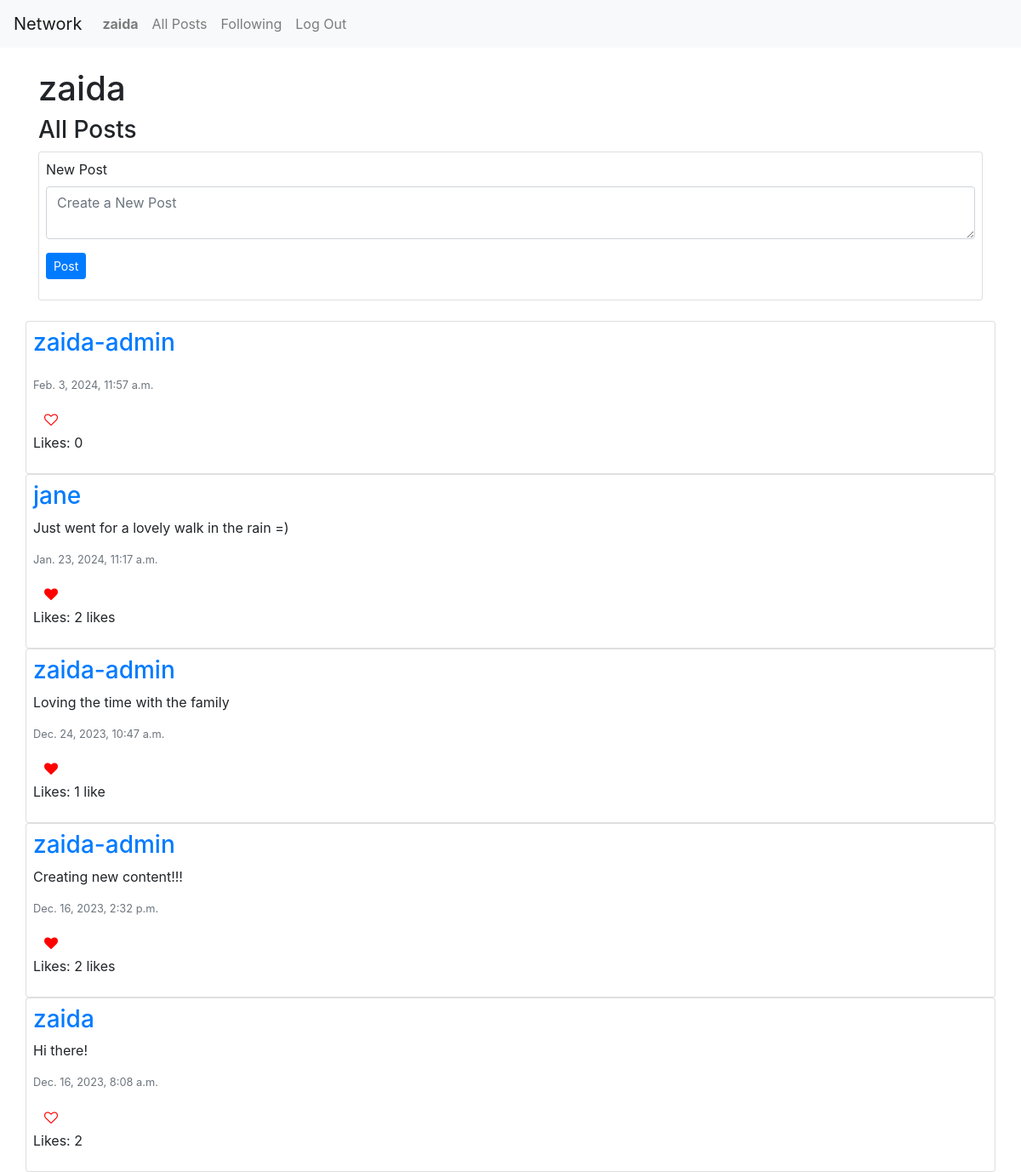
/ (signed in), run on the app's committed database.
### network/models.py (models this page shows, shortened)
class User(AbstractUser):
    pass

class Post(models.Model):
    author= models.ForeignKey("User", on_delete=models.CASCADE, related_name='posts')
    content = models.CharField(max_length=300)
    timestamp = models.DateTimeField(auto_now_add=True)
    like = models.IntegerField(default=0)

### network/views.py (the view)
# urls.py: path("", views.index, name="index"),
def index(request):
    posts = Post.objects.all().order_by('id').reverse()
    paginator = Paginator(posts, 10)
    page_number = request.GET.get('page')
    page_obj = paginator.get_page(page_number)
    allLikes = Like.objects.all()
    postsLiked = []
    try:
        for like in allLikes:
            if like.user.id == request.user.id:
                postsLiked.append(like.post.id)
    except:
        postsLiked = []
    return render(request, "network/index.html", {
        'posts': posts,
        'page_obj': page_obj,
        'postsLiked': postsLiked
    })

### network/templates/network/index.html (shortened to what this page needs)
{% extends "network/layout.html" %} {% load static %} {% block body %}
<div id="title">
  <h1 class="mt-4">{{ request.user.username }}</h1>
  <h3>All Posts</h3>
</div>
{% if user.is_authenticated %}
<div id="compose-view" class="card p-2 mb-4">
  <form id="compose-form" method="post" action="{% url 'compose' %}">
    <div class="form-group">
      <label for="compose-body">New Post</label>
      <textarea
        class="form-control"
        id="compose-body"
        name="compose-body"
        placeholder="Create a New Post"
      ></textarea>
    </div>
    <div class="form-group">
      <input type="submit" class="btn btn-primary btn-sm" value="Post" />
    </div>
  </form>
</div>
{% endif %}
<div id="posts-view">
  <div id="all-posts">
    {% for post in page_obj %}
    <div class="row post card p-2">
      <h3>
        <a href="{% url 'profile' user_id=post.author.id%}">{{post.author}}</a>
      </h3>
      <p id="content_{{ post.id }}">{{ post.content }}</p>
      <p class="text-secondary lh-1 small">{{ post.timestamp }}</p>
      {% if user.is_authenticated %} {% if user == post.user %}
      <div>
        <button
          class="btn btn-primary btn-sm"
          data-toggle="modal"
          data-target="#modal_edit_{{ post.id }}"
        >
          Edit
        </button>
      </div>
      <p class="mt-2">
        <span class="like_count">Likes: {{ post.like }} </span>
        {% if post.like == 1 %} like {% else %} likes {% endif %}
      </p>
      <div
        class="modal fade"
        tabindex="-1"
        role="dialog"
        id="modal_edit_{{ post.id }}"
        aria-labelledby="modal_edit_{{ post.id }}_label"
      >
        <div class="modal-dialog" role="document">
          <div class="modal-content">
            <div class="modal-header">
              <h5 class="modal-title">Edit Post</h5>
              <button
                type="button"
                class="close"
                data-dismiss="modal"
                aria-label="Close"
                aria-hidden="true"
              >
                <span aria-hidden="true">&times;</span>
              </button>
            </div>
            <div class="modal-body">
              {% csrf_token %}
              <textarea
                name="content"
                id="textarea_{{ post.id }}"
                cols="30"
                rows="6"
                class="p-2 form-control"
              >
{{ post.content }}</textarea
              >
            </div>
            <div class="modal-footer">
              <button
                type="button"
                class="btn btn-primary"
                onclick="submitHandler('{{ post.id }}')"
              >
                Submit changes
              </button>
              <button
                type="button"
                class="btn btn-secondary"
                data-dismiss="modal"
              >
                Close
              </button>
            </div>
          </div>
        </div>
      </div>
      {% else %} {% if post.id in postsLiked %}
      <button
        id="{{ post.id }}"
        class="btn col-1 fa fa-heart text-left"
        style="color: red"
        onclick="likeHandler('{{ post.id }}', '{{ postsLiked }}', '{{likeCount}}')"
      ></button>
      <p>
        <span class="like_count" id="like_count_{{post.id}}"
          >Likes: {{ post.like }} {% if post.like == 1 %} like {% else %} likes
          {% endif %}
        </span>
      </p>
      {% else %}
      <button
        id="{{ post.id }}"
        class="btn col-1 fa fa-heart-o text-left"
        style="color: red"
        onclick="likeHandler('{{ post.id }}', '{{ postsLiked }}', '{{likeCount}}')"
      ></button>
      <p>
        <span class="like_count" id="like_count_{{post.id}}"
          >Likes: {{ post.like }}
        </span>
      </p>
      {% endif %} {% endif %} {% endif %}
    </div>
    {% endfor %}
  </div>
</div>
{% endblock %}

### network/templates/network/layout.html (shortened to what this page needs)
{% load static %}
<!DOCTYPE html>
<html lang="en">
  <head>
    <link
      rel="stylesheet"
      href="https://stackpath.bootstrapcdn.com/bootstrap/4.4.1/css/bootstrap.min.css"
    />
    <link href="{% static 'network/styles.css' %}" rel="stylesheet" />
    <link
      rel="stylesheet"
      href="https://cdnjs.cloudflare.com/ajax/libs/font-awesome/4.7.0/css/font-awesome.min.css"
    />
  </head>
  <body>
    <nav class="navbar navbar-expand-lg navbar-light bg-light">
      <a class="navbar-brand" href="{% url 'index' %}">Network</a>
      <div>
        <ul class="navbar-nav mr-auto">
          {% if user.is_authenticated %}
          <li class="nav-item">
            <a class="nav-link" href="{% url 'profile' user_id=user.id %}"
              ><strong>{{ user.username }}</strong></a
            >
          </li>
          {% endif %}
          <li class="nav-item">
            <a class="nav-link" href="{% url 'index' %}">All Posts</a>
          </li>
          {% if user.is_authenticated %}
          <li class="nav-item">
            <a class="nav-link" href="{% url 'following' %}">Following</a>
          </li>
          <li class="nav-item">
            <a class="nav-link" href="{% url 'logout' %}">Log Out</a>
          </li>
          {% endif %}
        </ul>
      </div>
    </nav>
    <div class="container">
      <div class="body">{% block body %} {% endblock %}</div>
    </div>
  </body>
</html>

### data on the page
User: username "zaida", user.username "zaida"
Post: author "zaida-admin", timestamp "Feb. 3, 2024, 11:57 a.m.", like "0"
Post: author "jane", content "Just went for a lovely walk in the rain =)", timestamp "Jan. 23, 2024, 11:17 a.m.", like "2", shows "likes"
Post: author "zaida-admin", content "Loving the time with the family", timestamp "Dec. 24, 2023, 10:47 a.m.", like "1"
Post: author "zaida-admin", content "Creating new content!!!", timestamp "Dec. 16, 2023, 2:32 p.m.", like "2", shows "likes"
Post: author "zaida", content "Hi there!", timestamp "Dec. 16, 2023, 8:08 a.m.", like "2"
